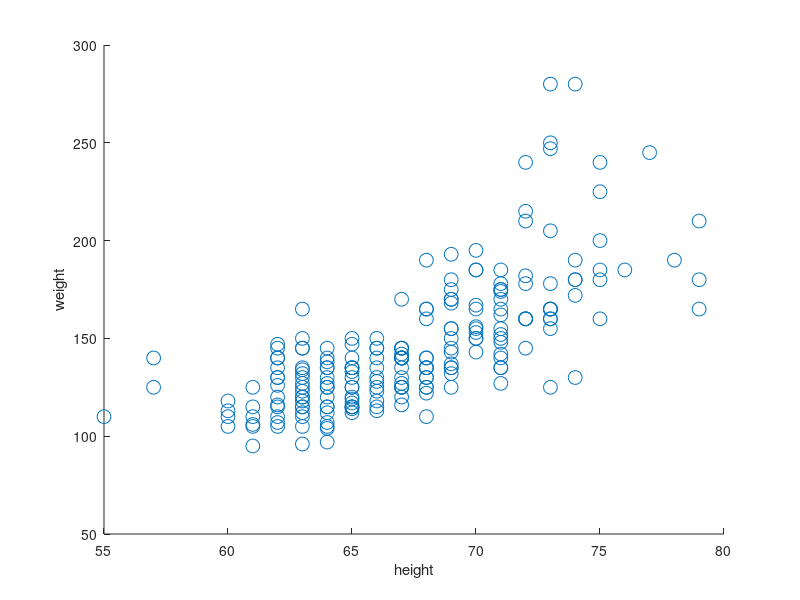

The MATLAB source for this figure: (Note: this script raises an error after producing the figure.)
%% MVN Height Weight Demo in 2d

rawdata = dlmread('heightWeightDataSimple.txt'); % comma delimited file
data.Y = rawdata(:,1); % 1=male, 2=female
data.X = [rawdata(:,2) rawdata(:,3)]; % height, weight
maleNdx = find(data.Y == 1);
femaleNdx = find(data.Y == 2);
classNdx = {maleNdx, femaleNdx};

% Raw data
figure;
h=scatter(data.X(:,1), data.X(:,2), 100, 'o');
xlabel('height'); ylabel('weight')
printPmtkFigure('heightWeightScatterNoLabels')
   
% Color coded by class
figure;
colors = 'br';
sym = 'xo';
for c=1:2
  str = sprintf('%s%s', sym(c), colors(c));
  X = data.X(classNdx{c},:);
  h=scatter(X(:,1), X(:,2), 100, str); %set(h, 'markersize', 10);
  hold on;
end
xlabel('height'); ylabel('weight')
title('red = female, blue=male');
printPmtkFigure('heightWeightScatter')

% Superimpose Gaussian fits
for c=1:2
  X = data.X(classNdx{c},:);
  mu = mean(X); Sigma = cov(X);
  gaussPlot2d(mu, Sigma, 'color', colors(c));
end
printPmtkFigure('heightWeightScatterCov')

 
